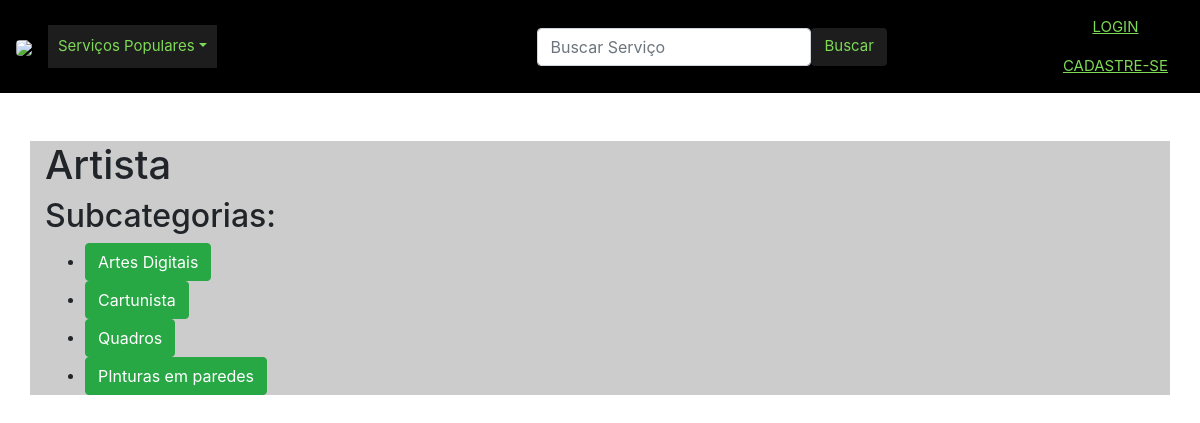
Page /categorias/Artista/ on the committed database.
### site_final/models.py (models this page shows, shortened)
class Categoria(models.Model):
    nome = models.CharField(max_length=100)
    slug = models.SlugField(unique=True, blank=True)
    def __str__(self):
        return self.nome

class SubCategoria(models.Model):
    categoria_pai = models.ForeignKey(Categoria, related_name='subcategorias', on_delete=models.CASCADE)
    nome = models.CharField(max_length=100)
    slug = models.SlugField(unique=True, blank=True)
    def get_absolute_url(self):
        return reverse('subcategoria_detail', kwargs={'categoria_slug': self.categoria_pai.slug, 'subcategoria_slug': self.slug})

### site_final/views.py (the view)
# urls.py: path('categorias/<slug:slug>/', CategoriaDetailView.as_view(), name='categoria_detail'),
class CategoriaDetailView(DetailView):
    model = Categoria
    template_name = 'categoria_detail.html'
    slug_field = 'slug'
    slug_url_kwarg = 'slug'
    def get_context_data(self, *args, **kwargs):
        list_types = Categoria.objects.all()
        context = super(CategoriaDetailView,self).get_context_data( *args, **kwargs)
        context["list_types"] = list_types
        return context

### site_final/context_processors.py (called while the page is built)
def categorias(request):
    cat=Categoria.objects.all()
    choices_dynamic = []
    for choice in cat:
        choices_dynamic.append(choice)
    return {'list_types': choices_dynamic}

### site_final/templates/categoria_detail.html (shortened to what this page needs)
<!DOCTYPE html>
<html lang="en">
<head>
</head>
<body>
    {% extends 'base.html' %}
    {% block content %}
        <h1>{{ categoria.nome }}</h1>
        <h2>Subcategorias:</h2>
        <ul>
            {% for subcategoria in categoria.subcategorias.all %}
                <li>
                    <a  class="btn btn-success" href="{{ subcategoria.get_absolute_url }}">{{ subcategoria.nome }}</a>
                </li>
            {% endfor %}
        </ul>
    {% endblock %}

### rows in the picture
Categoria: nome "Artista"
SubCategoria: nome "Artes Digitais"
SubCategoria: nome "Cartunista"
SubCategoria: nome "Quadros"
SubCategoria: nome "PInturas em paredes"
